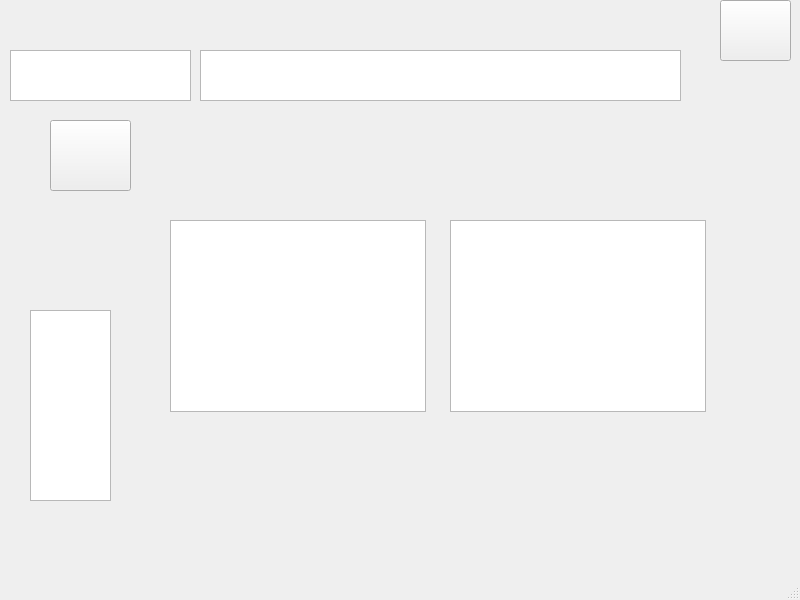
<?xml version="1.0" encoding="UTF-8"?>
<ui version="4.0">
 <class>MainWindow</class>
 <widget class="QMainWindow" name="MainWindow">
  <property name="geometry">
   <rect>
    <x>0</x>
    <y>0</y>
    <width>800</width>
    <height>600</height>
   </rect>
  </property>
  <property name="windowTitle">
   <string>MainWindow</string>
  </property>
  <widget class="QWidget" name="centralwidget">
   <widget class="QTextEdit" name="e">
    <property name="geometry">
     <rect>
      <x>10</x>
      <y>50</y>
      <width>181</width>
      <height>51</height>
     </rect>
    </property>
   </widget>
   <widget class="QPushButton" name="b1">
    <property name="geometry">
     <rect>
      <x>50</x>
      <y>120</y>
      <width>81</width>
      <height>71</height>
     </rect>
    </property>
    <property name="text">
     <string/>
    </property>
    <property name="icon">
     <iconset>
      <normalon>C:/Users/Viru/Pictures/kisspng-youtube-play-button-android-clip-art-play-button-png-5aae5fc83ca833.9814850315213772242485.jpg</normalon>
     </iconset>
    </property>
    <property name="iconSize">
     <size>
      <width>81</width>
      <height>71</height>
     </size>
    </property>
    <property name="autoDefault">
     <bool>false</bool>
    </property>
    <property name="default">
     <bool>false</bool>
    </property>
    <property name="flat">
     <bool>false</bool>
    </property>
   </widget>
   <widget class="QLabel" name="h">
    <property name="geometry">
     <rect>
      <x>0</x>
      <y>10</y>
      <width>141</width>
      <height>31</height>
     </rect>
    </property>
    <property name="text">
     <string/>
    </property>
    <property name="scaledContents">
     <bool>true</bool>
    </property>
    <property name="alignment">
     <set>Qt::AlignCenter</set>
    </property>
   </widget>
   <widget class="QListWidget" name="list">
    <property name="geometry">
     <rect>
      <x>30</x>
      <y>310</y>
      <width>81</width>
      <height>191</height>
     </rect>
    </property>
   </widget>
   <widget class="QGraphicsView" name="g">
    <property name="geometry">
     <rect>
      <x>200</x>
      <y>50</y>
      <width>481</width>
      <height>51</height>
     </rect>
    </property>
   </widget>
   <widget class="QPushButton" name="close">
    <property name="geometry">
     <rect>
      <x>720</x>
      <y>0</y>
      <width>71</width>
      <height>61</height>
     </rect>
    </property>
    <property name="text">
     <string/>
    </property>
    <property name="icon">
     <iconset>
      <normaloff>C:/Users/Viru/Pictures/close-panel-png-hi.png</normaloff>C:/Users/Viru/Pictures/close-panel-png-hi.png</iconset>
    </property>
    <property name="iconSize">
     <size>
      <width>75</width>
      <height>61</height>
     </size>
    </property>
   </widget>
   <widget class="QTableView" name="tableView">
    <property name="geometry">
     <rect>
      <x>170</x>
      <y>220</y>
      <width>256</width>
      <height>192</height>
     </rect>
    </property>
   </widget>
   <widget class="QColumnView" name="columnView">
    <property name="geometry">
     <rect>
      <x>450</x>
      <y>220</y>
      <width>256</width>
      <height>192</height>
     </rect>
    </property>
   </widget>
  </widget>
  <widget class="QMenuBar" name="menubar">
   <property name="geometry">
    <rect>
     <x>0</x>
     <y>0</y>
     <width>800</width>
     <height>21</height>
    </rect>
   </property>
  </widget>
  <widget class="QStatusBar" name="statusbar"/>
 </widget>
 <resources/>
 <connections/>
</ui>
